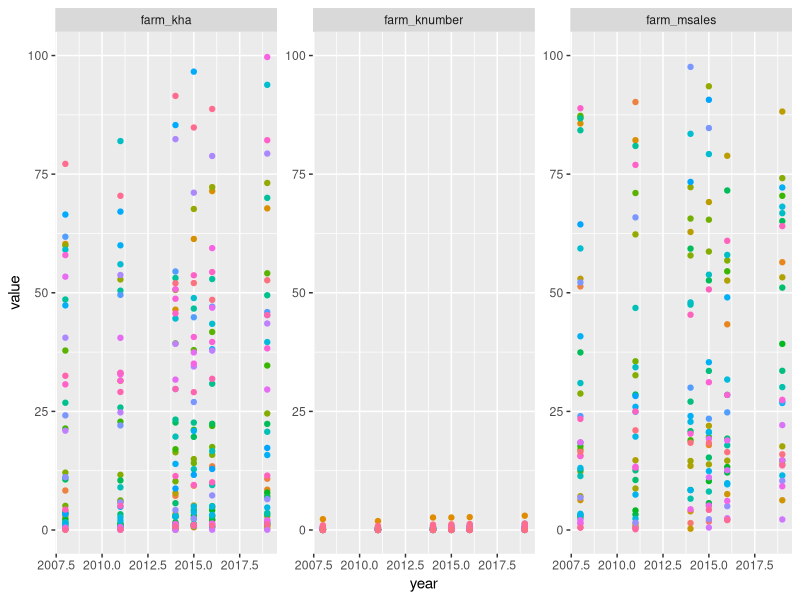
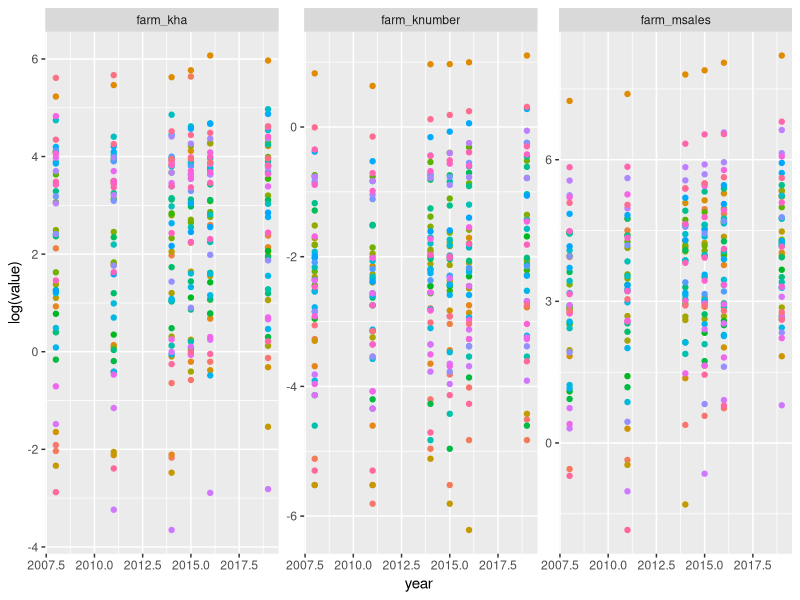

Generate these figures, in order, with R:
# Explore and prepare data for analysis
library(ggplot2)
library(dplyr)
dat <- read.csv("../../../derived_data/all_transformed.csv") %>%
  tidyr::pivot_longer(!c(year, state), names_to = "variable")

# Plot on linear scale
ggplot(dat, aes(x = year)) +
  geom_point(aes(y = value, color = state)) +
  facet_wrap(~variable, scales = "free_y") +
  scale_y_continuous(limits = c(0, 100)) +
  guides(color = F)

# Plot on log scale
ggplot(dat, aes(x = year)) +
  geom_point(aes(y = log(value), color = state)) +
  facet_wrap(~variable, scales = "free_y") +
  guides(color = F)

tapply(dat$value, dat$variable, FUN = min, na.rm = TRUE)

# States clearly have different slopes when on linear scale, 
# but differences disappear on log scale